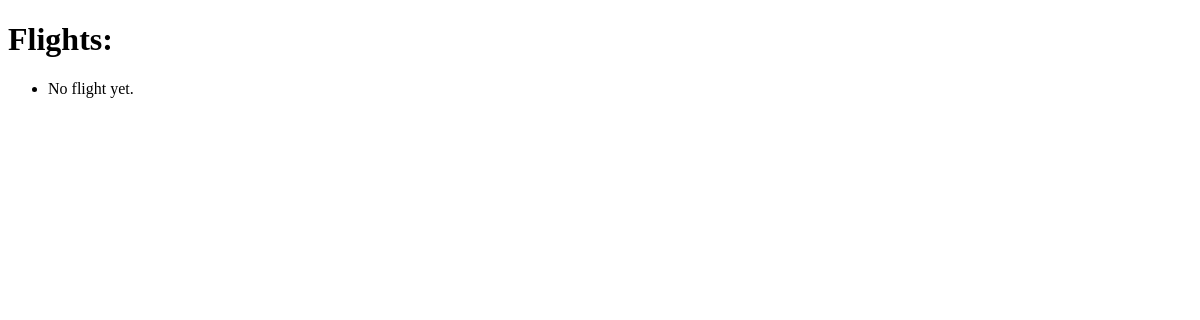
The page /flights/ on the database as committed earlier.
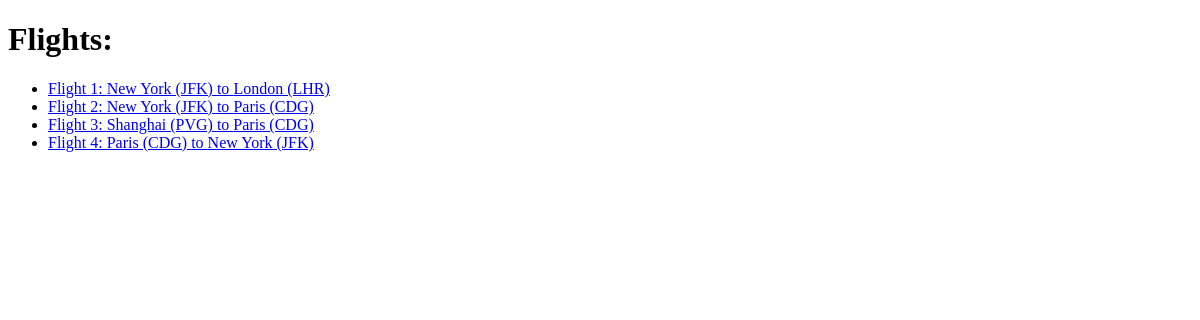
The same page on the database as committed later.
### flights/models.py (models this page shows, shortened)
class Flight(models.Model):
    origin = models.ForeignKey(Airport, on_delete=models.CASCADE, related_name='departures')
    destination = models.ForeignKey(Airport, on_delete=models.CASCADE, related_name='arrivals')
    duration = models.IntegerField()

class Airport(models.Model):
    code = models.CharField(max_length=3)
    city = models.CharField(max_length=64)
    def __str__(self):
        return f"{self.city} ({self.code})"

### flights/views.py (the view)
# urls.py: path("", views.index, name='index'),
def index(request):
    context = {"flights": Flight.objects.all()}
    return render(request, 'flights/index.html', context)

### flights/templates/flights/index.html
{% extends 'flights/layout.html' %}
{% block body %}
    <h1>Flights: </h1>
    <ul>
        {% for f in flights %}
            <li>
                <a href="{% url 'flight' f.id %}">
                    Flight {{f.id}}: {{f.origin}} to {{f.destination}}
                </a>
            </li>
        {% empty %}
            <li>No flight yet.</li>
        {% endfor %}
    </ul>
{% endblock %}

### flights/templates/flights/layout.html (shortened to what this page needs)
<!DOCTYPE html>
<html lang="en">
<head>
</head>
<body>
    {% block body %} {% endblock %}
</body>
</html>

Rows that differ between the two databases and show on the page:
added Flight: id "1", origin "New York (JFK)", destination "London (LHR)"
added Flight: id "2", origin "New York (JFK)", destination "Paris (CDG)"
added Flight: id "3", origin "Shanghai (PVG)", destination "Paris (CDG)"
added Flight: id "4", origin "Paris (CDG)", destination "New York (JFK)"
Other text that changed with them:
text no longer shown: "No flight yet."
